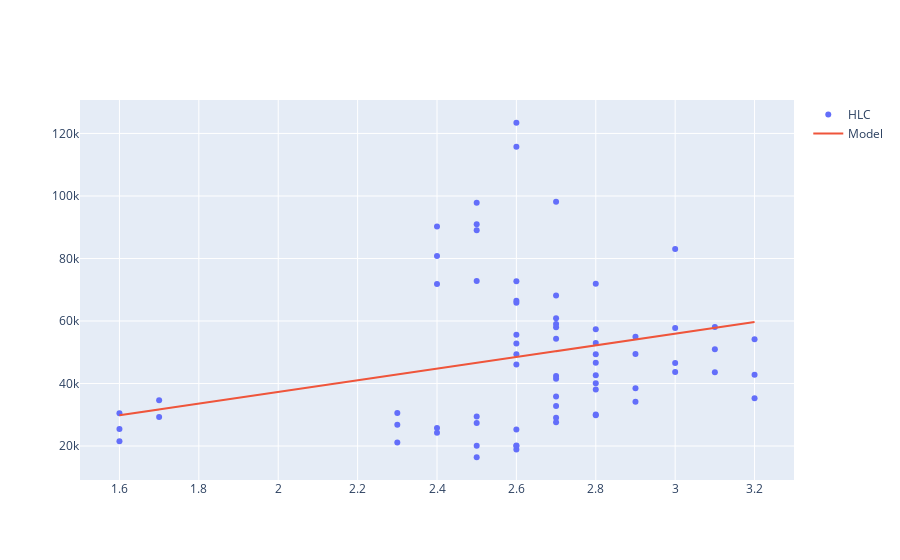

Here is the notebook cell this chart was saved with:
### Code cell
fig.add_scatter(x=X,y=results.fittedvalues,name="Model")
